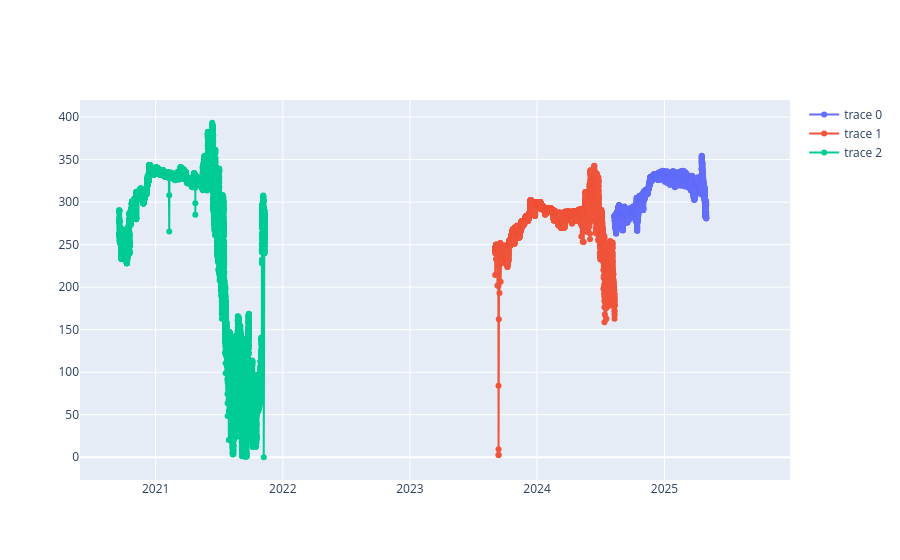

Notebook cell for this chart:
### Code cell
fig = go.Figure()
line = go.Scatter(x=ts1.index.values,
                  y=ts1['oxygen_concentration'].values,
                  mode='markers+lines',)
fig.add_trace(line)
line = go.Scatter(x=ts2.index.values,
                  y=ts2['oxygen_concentration'].values,
                  mode='markers+lines',)
fig.add_trace(line)
line = go.Scatter(x=ts3.index.values,
                  y=ts3['oxygen_concentration'].values,
                  mode='markers+lines',)
fig.add_trace(line)

### Figure 1 — Plotly figure (JSON) as saved in the notebook; plotly's stock layout.template omitted (floating-point values rounded to 4 significant figures; data arrays with more than 128 entries replaced by an {"elided": "..."} marker saying what was removed)
{"data": [{"mode": "markers+lines", "type": "scatter", "x": {"elided": "9385 str values"}, "y": {"elided": "9385 float values"}}, {"mode": "markers+lines", "type": "scatter", "x": {"elided": "8243 str values"}, "y": {"elided": "8243 float values"}}, {"mode": "markers+lines", "type": "scatter", "x": {"elided": "20081 str values"}, "y": {"elided": "20081 float values"}}], "layout": {}}
